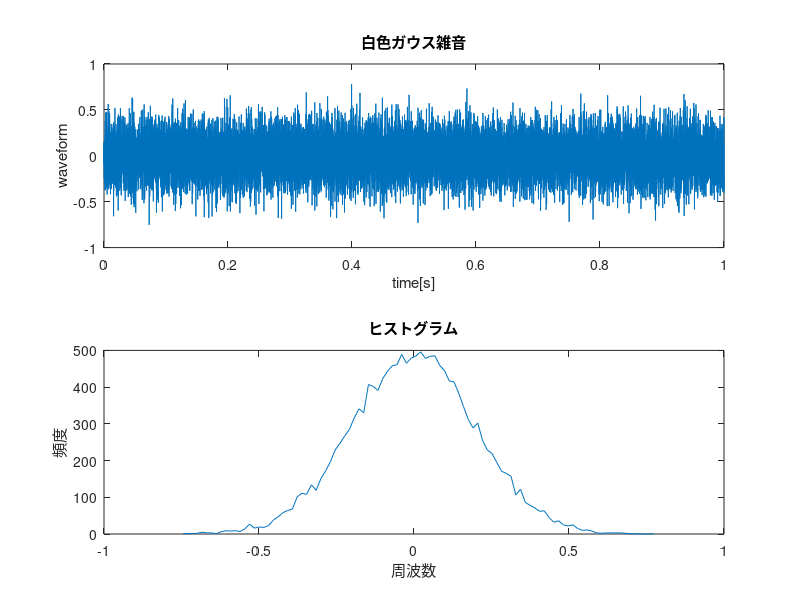

Source code (MATLAB):
clear all;
clc;

Fs = 16000;
t = [0:(Fs-1)]/Fs;
tl = length(t);

rng(0,'twister'); % 乱数生成器 初期化

a = 0.2; % 標準偏差
b = 0; % 平均

y = a.*randn(tl,1) + b;

figure;
subplot(2,1,1);
plot(t,y);
title('白色ガウス雑音');
xlabel('time[s]');
ylabel('waveform');


num=100; % ヒストグラム分割数

[h, c] = hist(y, num);
subplot(2,1,2);
plot(c,h);
title('ヒストグラム');
xlabel('周波数');
ylabel('頻度');